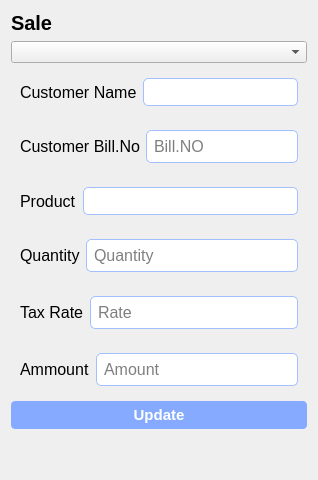
                    <widget class="QWidget" name="page_14">
                     <layout class="QVBoxLayout" name="verticalLayout_19">
                      <item>
                       <widget class="QLabel" name="label_89">
                        <property name="font">
                         <font>
                          <pointsize>15</pointsize>
                          <weight>75</weight>
                          <bold>true</bold>
                         </font>
                        </property>
                        <property name="text">
                         <string>Sale</string>
                        </property>
                       </widget>
                      </item>
                      <item>
                       <widget class="QComboBox" name="comboBox_11"/>
                      </item>
                      <item>
                       <widget class="QWidget" name="widget_73" native="true">
                        <layout class="QHBoxLayout" name="horizontalLayout_68">
                         <item>
                          <widget class="QLabel" name="label_79">
                           <property name="sizePolicy">
                            <sizepolicy hsizetype="Expanding" vsizetype="Preferred">
                             <horstretch>2</horstretch>
                             <verstretch>0</verstretch>
                            </sizepolicy>
                           </property>
                           <property name="font">
                            <font>
                             <pointsize>12</pointsize>
                            </font>
                           </property>
                           <property name="text">
                            <string>Customer Name</string>
                           </property>
                          </widget>
                         </item>
                         <item>
                          <widget class="QLineEdit" name="lineEdit_57">
                           <property name="sizePolicy">
                            <sizepolicy hsizetype="Expanding" vsizetype="Fixed">
                             <horstretch>8</horstretch>
                             <verstretch>0</verstretch>
                            </sizepolicy>
                           </property>
                           <property name="styleSheet">
                            <string notr="true">border-radius: 5px;
border: 1px solid rgb(162, 192, 255);
padding: 5px;</string>
                           </property>
                          </widget>
                         </item>
                        </layout>
                       </widget>
                      </item>
                      <item>
                       <widget class="QWidget" name="widget_74" native="true">
                        <layout class="QHBoxLayout" name="horizontalLayout_69">
                         <item>
                          <widget class="QLabel" name="label_80">
                           <property name="sizePolicy">
                            <sizepolicy hsizetype="Expanding" vsizetype="Preferred">
                             <horstretch>2</horstretch>
                             <verstretch>0</verstretch>
                            </sizepolicy>
                           </property>
                           <property name="font">
                            <font>
                             <pointsize>12</pointsize>
                            </font>
                           </property>
                           <property name="text">
                            <string>Customer Bill.No</string>
                           </property>
                          </widget>
                         </item>
                         <item>
                          <widget class="QLineEdit" name="lineEdit_51">
                           <property name="sizePolicy">
                            <sizepolicy hsizetype="Expanding" vsizetype="Fixed">
                             <horstretch>8</horstretch>
                             <verstretch>0</verstretch>
                            </sizepolicy>
                           </property>
                           <property name="font">
                            <font>
                             <pointsize>12</pointsize>
                            </font>
                           </property>
                           <property name="styleSheet">
                            <string notr="true">border-radius: 5px;
border: 1px solid rgb(162, 192, 255);
padding: 5px;
</string>
                           </property>
                           <property name="placeholderText">
                            <string>Bill.NO</string>
                           </property>
                          </widget>
                         </item>
                        </layout>
                       </widget>
                      </item>
                      <item>
                       <widget class="QWidget" name="widget_75" native="true">
                        <layout class="QHBoxLayout" name="horizontalLayout_70">
                         <item>
                          <widget class="QLabel" name="label_81">
                           <property name="sizePolicy">
                            <sizepolicy hsizetype="Expanding" vsizetype="Preferred">
                             <horstretch>2</horstretch>
                             <verstretch>0</verstretch>
                            </sizepolicy>
                           </property>
                           <property name="font">
                            <font>
                             <pointsize>12</pointsize>
                            </font>
                           </property>
                           <property name="text">
                            <string>Product</string>
                           </property>
                          </widget>
                         </item>
                         <item>
                          <widget class="QLineEdit" name="lineEdit_58">
                           <property name="sizePolicy">
                            <sizepolicy hsizetype="Expanding" vsizetype="Fixed">
                             <horstretch>8</horstretch>
                             <verstretch>0</verstretch>
                            </sizepolicy>
                           </property>
                           <property name="styleSheet">
                            <string notr="true">border-radius: 5px;
border: 1px solid rgb(162, 192, 255);
padding: 5px;</string>
                           </property>
                          </widget>
                         </item>
                        </layout>
                       </widget>
                      </item>
                      <item>
                       <widget class="QWidget" name="widget_76" native="true">
                        <layout class="QHBoxLayout" name="horizontalLayout_71">
                         <item>
                          <widget class="QLabel" name="label_82">
                           <property name="sizePolicy">
                            <sizepolicy hsizetype="Expanding" vsizetype="Preferred">
                             <horstretch>2</horstretch>
                             <verstretch>0</verstretch>
                            </sizepolicy>
                           </property>
                           <property name="font">
                            <font>
                             <pointsize>12</pointsize>
                            </font>
                           </property>
                           <property name="text">
                            <string>Quantity</string>
                           </property>
                          </widget>
                         </item>
                         <item>
                          <widget class="QLineEdit" name="lineEdit_52">
                           <property name="sizePolicy">
                            <sizepolicy hsizetype="Expanding" vsizetype="Fixed">
                             <horstretch>8</horstretch>
                             <verstretch>0</verstretch>
                            </sizepolicy>
                           </property>
                           <property name="font">
                            <font>
                             <pointsize>12</pointsize>
                            </font>
                           </property>
                           <property name="styleSheet">
                            <string notr="true">border-radius: 5px;
border: 1px solid rgb(162, 192, 255);
padding: 5px;</string>
                           </property>
                           <property name="placeholderText">
                            <string>Quantity</string>
                           </property>
                          </widget>
                         </item>
                        </layout>
                       </widget>
                      </item>
                      <item>
                       <widget class="QWidget" name="widget_77" native="true">
                        <layout class="QHBoxLayout" name="horizontalLayout_72">
                         <item>
                          <widget class="QLabel" name="label_83">
                           <property name="sizePolicy">
                            <sizepolicy hsizetype="Expanding" vsizetype="Preferred">
                             <horstretch>2</horstretch>
                             <verstretch>0</verstretch>
                            </sizepolicy>
                           </property>
                           <property name="font">
                            <font>
                             <pointsize>12</pointsize>
                            </font>
                           </property>
                           <property name="text">
                            <string>Tax Rate</string>
                           </property>
                          </widget>
                         </item>
                         <item>
                          <widget class="QLineEdit" name="lineEdit_53">
                           <property name="sizePolicy">
                            <sizepolicy hsizetype="Expanding" vsizetype="Fixed">
                             <horstretch>8</horstretch>
                             <verstretch>0</verstretch>
                            </sizepolicy>
                           </property>
                           <property name="font">
                            <font>
                             <pointsize>12</pointsize>
                            </font>
                           </property>
                           <property name="styleSheet">
                            <string notr="true">border-radius: 5px;
border: 1px solid rgb(162, 192, 255);
padding: 5px;</string>
                           </property>
                           <property name="placeholderText">
                            <string>Rate</string>
                           </property>
                          </widget>
                         </item>
                        </layout>
                       </widget>
                      </item>
                      <item>
                       <widget class="QWidget" name="widget_78" native="true">
                        <layout class="QHBoxLayout" name="horizontalLayout_73">
                         <item>
                          <widget class="QLabel" name="label_84">
                           <property name="sizePolicy">
                            <sizepolicy hsizetype="Expanding" vsizetype="Preferred">
                             <horstretch>2</horstretch>
                             <verstretch>0</verstretch>
                            </sizepolicy>
                           </property>
                           <property name="font">
                            <font>
                             <pointsize>12</pointsize>
                            </font>
                           </property>
                           <property name="text">
                            <string>Ammount</string>
                           </property>
                          </widget>
                         </item>
                         <item>
                          <widget class="QLineEdit" name="lineEdit_54">
                           <property name="sizePolicy">
                            <sizepolicy hsizetype="Expanding" vsizetype="Fixed">
                             <horstretch>8</horstretch>
                             <verstretch>0</verstretch>
                            </sizepolicy>
                           </property>
                           <property name="font">
                            <font>
                             <pointsize>12</pointsize>
                            </font>
                           </property>
                           <property name="styleSheet">
                            <string notr="true">border-radius: 5px;
border: 1px solid rgb(162, 192, 255);
padding: 5px;</string>
                           </property>
                           <property name="placeholderText">
                            <string>Amount</string>
                           </property>
                          </widget>
                         </item>
                        </layout>
                       </widget>
                      </item>
                      <item>
                       <widget class="QPushButton" name="pushButton_42">
                        <property name="styleSheet">
                         <string notr="true">background-color: rgb(133, 170, 255);
font-size: 15px;
padding: 5px;
color: white;
font-weight: bold;
border-radius: 4px;</string>
                        </property>
                        <property name="text">
                         <string>Update</string>
                        </property>
                       </widget>
                      </item>
                      <item>
                       <spacer name="verticalSpacer_25">
                        <property name="orientation">
                         <enum>Qt::Vertical</enum>
                        </property>
                        <property name="sizeHint" stdset="0">
                         <size>
                          <width>20</width>
                          <height>40</height>
                         </size>
                        </property>
                       </spacer>
                      </item>
                     </layout>
                    </widget>
